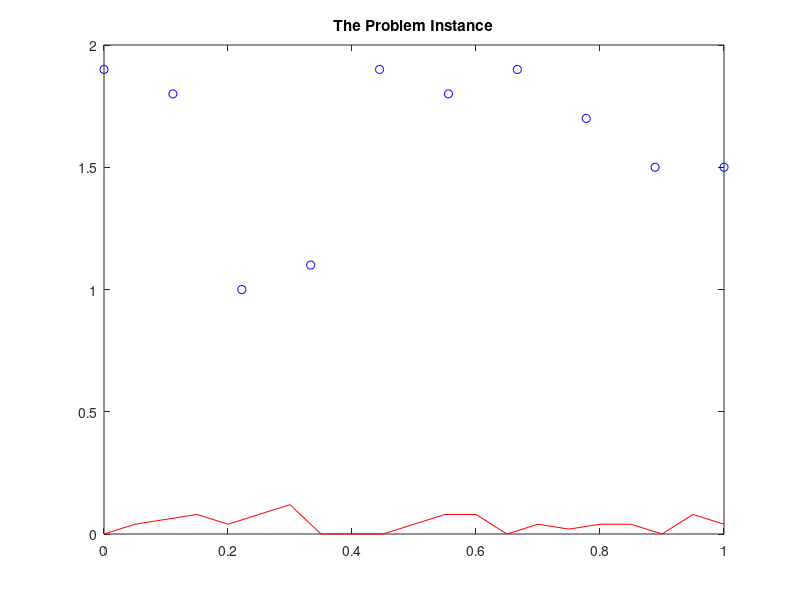
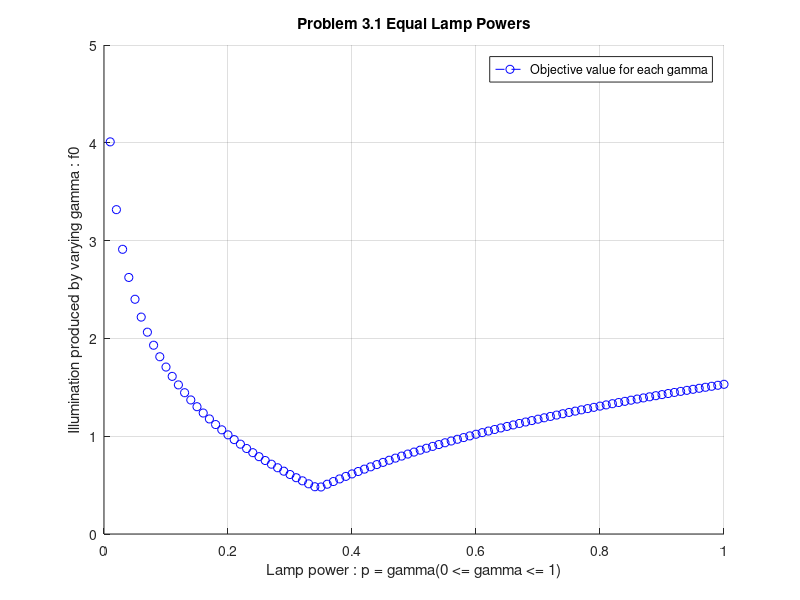

Recreate these plots in MATLAB, in order. (Note: this script raises an error after producing the figures.)
%EE571_Introduction_to_Convex_Optimization_Homework 7

%Problem 3

%Given:

%The problem instance

%Part A : Implementing the 'illum_data' file to plot the lamp/patch geometry

% illum_data: generates the input data for the illumination problem 
%             (a matrix A whose rows are a_k^T)

figure(1)
L = [linspace(0,1,10); 
     1.9 1.8 1.0 1.1 1.9 1.8 1.9 1.7 1.5 1.5 ];  %lamp power 

m = size(L,2);    % number of lamps

% begin and endpoints of patches 
V = [linspace(0,1,21);
    .4* [0.0 0.1 0.15 0.2 0.1 0.2 0.3 0.0 0.0 0.0 ,  ...
      0.1 0.2 0.2 0.0 0.1 0.05 0.1 0.1 0.0 0.2 0.1]];
  
d=plot(L(1,:), L(2,:), 'bo', V(1,:), V(2,:), '-r');
title('The Problem Instance');

n = size(V,2)-1;  % number of patches

% construct A
dV = V(:,2:n+1)-V(:,1:n);    % tangent to patches
VI = V(:,1:n)+.5*dV;         % midpoint of patches
A = zeros(n,m);
for i=1:n
  for j=1:m
    dVI = L(:,j)-VI(:,i);  
    dVperp = null(dV(:,i)');  % upward pointing normal 
    if dVperp(2)<0
      dVperp = -dVperp;
    end
    A(i,j) = max(0,dVI'*dVperp/(norm(dVI)*norm(dVperp)))./norm(dVI)^2;
  end
end

%% Problem 3.1 Equal lamp powers

figure(2);
hold on;

%Choosing a value for gamma between 0 and 1
for gamma = 0:0.01:1 
    
    %Lamp power
    p01 = repmat(gamma,m,1);
    
    %Objective value for each gamma
    f01 = max(abs(log(A*p01)));
    
    disp(f01);
    
    grid on;
    plot(gamma,f01,'--bo');
    xlabel('Lamp power : p = gamma(0 <= gamma <= 1)');
    ylabel('Illumination produced by varying gamma : f0');
    title('Problem 3.1 Equal Lamp Powers');
    legend('Objective value for each gamma');
    
end

hold off;

%% Problem 3.2  Least Squares with saturation

    b02 = ones(n,1);
    
    %The optimal point for the Saturated Least Squares problem
    p02 = A \ b02;    
     
 %Comparing the values of the optimal solutions and setting them to zero or one    
 for i = 1: length(p02)   
    
     %If the value of the least square solution is negative, set it to zero 
     if(p02(i) < 0)
        p02(i) = 0;   
     
     %If the value of the least square solution is greater than one, set it to one   
     else if(p02(i) > 1)
             p02(i) = 1;
        end
    end
 end
 
%The optimal value for the Saturated Least Squares problem 
f02 = max(abs(log(A*p02)))        

%% Problem 3.3 Regularized Least Squares 

 b31 = ones(n,1);
 
 b32 = ones(m,1);

 %Varying the value of 'rho' such that the values in 'A' are in the range
 %of [0,1]
for rho = 0.1:0.01:10
   
   p31 = [A; sqrt(rho)*eye(m)]\[b31;sqrt(rho)*0.5*b32];
   
   t31 = zeros(m,1);
   t32 = ones(m,1);
    
   if(t31 <= p31 <= t32)
     
       break;
       
   end
end

%The optimal point for the Regularised Least Squares problem
p03 = p31;

%The optimal value for the Regularised Least Squares problem 
f03 = max(abs(log(A*p03)));

%% Problem 3.4 Chebyshev approximation

b04 = ones(n,1);
t41 = zeros(m,1);
t42 = ones(m,1);

cvx_begin
    
    variable p41(10)
        
        minimize (norm((A*p41) - b04,inf))
        subject to
                t41 <= p41 <= t42
                
cvx_end

%The optimal point for the Chebyshev Approximation problem
p4 = p41

%The optimal value for the Chebyshev Approximation problem
f04 = max(abs(log(A*p4)))

%% Problem 3.5 Exact solution

t51 = zeros(m,1);
t52 = ones(m,1);

cvx_begin
    
    variable p51(10)
        
        minimize (max([(A*p51);inv_pos(A*p51)]))
            subject to
                    t51 <= p51 <= t52
                    
cvx_end    

%The optimal point for the Chebyshev Approximation problem
p5 = p51

%The optimal value for the Chebyshev Approximation problem
f05 = max(abs(log(A*p5)))